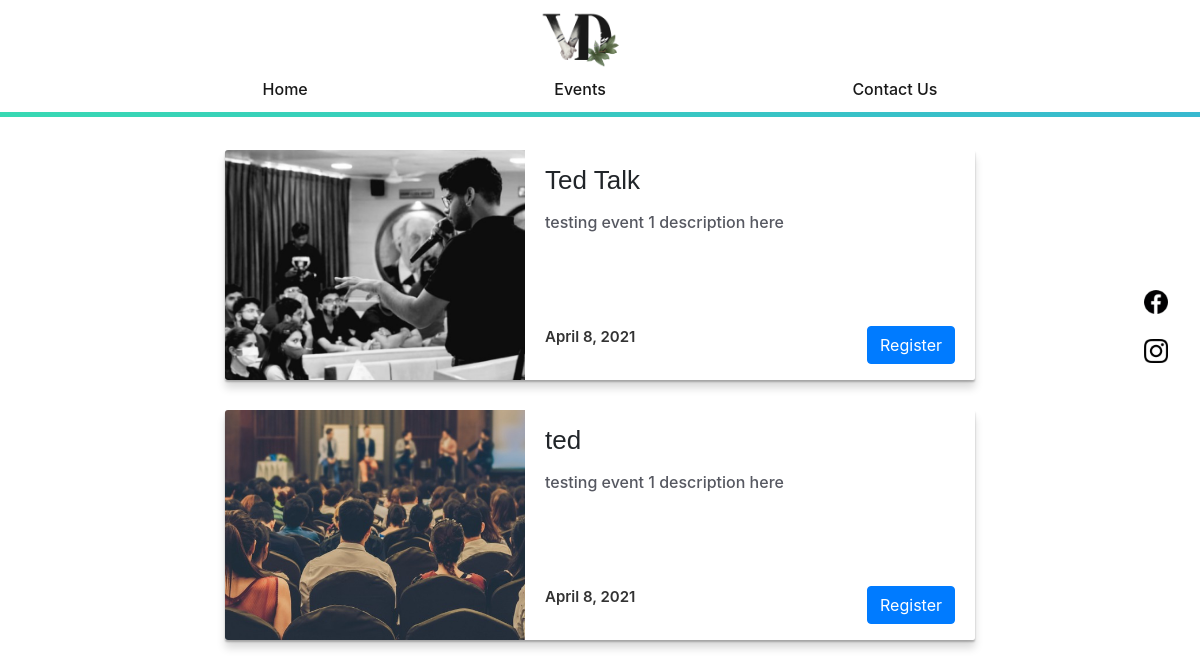
Screenshot of /upcomingevents/ with the database file from the repository.
### vd/models.py (models this page shows, shortened)
class UpcomingEvent(models.Model):
    event_image = models.ImageField(upload_to="vd/", default="")
    event_name = models.CharField(max_length=100)
    event_description = models.CharField(max_length=500)
    event_date = models.DateField()

### vd/views.py (the view)
# urls.py: path('upcomingevents/', views.upevent, name="upevent"),
def upevent(request):
    event_list = UpcomingEvent.objects.all()
    params = {
        'eventlist': event_list,
    }
    return render(request, 'vd/upcomingevents.html', params)

### templates/vd/upcomingevents.html (shortened to what this page needs)
<!DOCTYPE html>
<html lang="en">
  <head>
    <link
      rel="stylesheet"
      href="https://stackpath.bootstrapcdn.com/bootstrap/4.1.3/css/bootstrap.min.css"
    />
  </head>
  <body>
    <section>
      <div>
        <div class="nav-wrapper">
          <nav class="navbar">
            <div width="100vw">
              <img src="../../media/vd/VD2.png" alt="Company Logo" />
            </div>
            <br />
            <ul class="nav no-search">
              <li class="nav-item"><a href="#"></a></li>
              <li class="nav-item"><a href="/">Home</a></li>
              <li class="nav-item"><a href="#">Events</a></li>
              <li class="nav-item"><a href="#">Contact Us</a></li>
            </ul>
          </nav>
          <div class="grad-bar"></div>
        </div>
      </div>
      <div style="position: fixed; top: 18em; z-index: 100; right: 2em;">
        <a href="https://www.facebook.com/vd.oneday"
          ><img src="../../media/vd/fb.png" style="height: 1.5em;" /></a
        ><br /><br /><a
          href="https://instagram.com/vdoneday?igshid=1h7e40zazxh2f"
          ><img src="../../media/vd/instagram.png" style="height: 1.5em;"
        /></a>
      </div>
    </section>
    <div class="evnts">
      {% for event in eventlist %}
      <div class="event_container">
        <div
          class="event_bg"
          style="
          background-image: url('/media/{{event.event_image}}');
        "
        ></div>
        <div class="event_info">
          <div class="event_title">
            <h4>
              {{ event.event_name }}
            </h4>
          </div>
          <div class="event_desc">
            <p>
              {{event.event_description }}
            </p>
          </div>
          <div class="event_footer">
            <div class="event_date">
              <p>{{event.event_date}}</p>
            </div>
            <div class="event_more">
              <button
                type="button"
                class="btn btn-primary"
                data-toggle="modal"
                data-target="#a"
              >
                Register
              </button>
            </div>
          </div>
        </div>
      </div>
      {% endfor %}
    </div>
  </body>
</html>

### templates/vd/upcomingevents.html (style rules this page uses)
.nav-wrapper { width: 100%; position: -webkit-fixed; position: fixed; top: 0; background-color: #fff; opacity: 90%; z-index: 5; }
.grad-bar { width: 100%; height: 5px; background: linear-gradient(-45deg, #ee7752, #e73c7e, #23a6d5, #23d5ab); background-size: 400% 400%; -webkit-animation: gradbar 15s ease infinite; -moz-animation: gradbar 15s ease infinite; animation: gradbar 15s ease infinite; }
.navbar { display: grid; grid-template-columns: 1fr; margin: 0 auto; height: 7em; overflow: hidden; }
.navbar img { height: 7em; width: auto; position: absolute; top: -1.5em; right: 48%; }
.navbar ul { list-style: none; display: grid; grid-template-columns: auto auto auto auto; margin-top: 2em; }
.nav-item a { color: #000; font-size: 1rem; font-weight: 550; text-decoration: none; transition: color 0.3s ease-out; }
.evnts { margin-top: 150px; }
.event_container { display: flex; width: 100%; height: 230px; background: #fff; max-width: 750px; border-radius: 2px; box-shadow: 0 2px 2px 0 rgba(0, 0, 0, 0.25), 0 8px 8px 0 rgba(0, 0, 0, 0.15); margin-top: 30px; margin-left: auto; margin-right: auto; margin-bottom: 20px; }
.event_container .event_bg { width: 40%; height: 100%; background: #333; background-size: cover; background-position: center; background-repeat: no-repeat; border-top-left-radius: 3px; border-bottom-left-radius: 3px; }
.event_container .event_info { width: 60%; height: 100%; padding: 10px 20px; }
.event_container .event_info .event_title { display: flex; width: 100%; height: 50px; align-items: center; }
.event_container .event_info .event_title h4 { font-size: 26px; font-family: "Quicksand", sans-serif; overflow: hidden; text-overflow: ellipsis; white-space: nowrap; }
.event_container .event_info .event_desc { display: flex; width: 100%; height: calc(100% - 100px); }
.event_container .event_info .event_desc p { font-size: 16px; font-weight: 500; color: #565861; overflow: hidden; text-overflow: ellipsis; }
.event_container .event_info .event_footer { display: flex; width: 100%; height: 50px; align-items: center; justify-content: space-between; }
.event_container .event_info .event_footer .event_date p { font-size: 15px; font-weight: 600; color: #333; }
.event_container .event_info .event_footer .event_more { display: flex; width: auto; height: 100%; align-items: center; }

### rows the page displays
UpcomingEvent: event_image (picture), event_name "Ted Talk", event_description "testing event 1 description here", event_date "April 8, 2021"
UpcomingEvent: event_image (picture), event_name "ted", event_description "testing event 1 description here", event_date "April 8, 2021"
